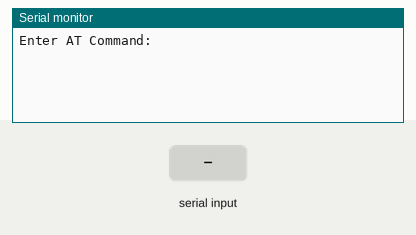
The sketch below on a simulated Arduino Uno, built with avr-gcc and run on an emulated ATmega328P. Parts: the last lines printed to the serial monitor. The inputs (shaded band) are chosen by the test bench.

Above: at 1.2 s.
1.3 s: "1" received over the second serial link
At 2.3 s:
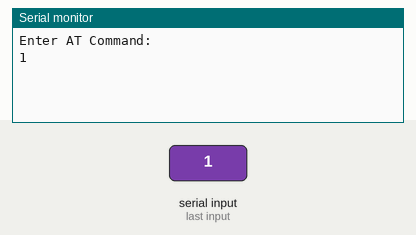
2.8 s: "0" received over the second serial link
At 3.4 s:
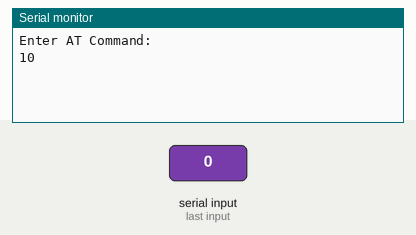

The sketch:

Change_Bluetooth_Name.ino
```cpp
#include <SoftwareSerial.h>
#define key 9
SoftwareSerial BT(10, 11);//RX, TX

void setup() {
  pinMode(key, OUTPUT);

  digitalWrite(key, HIGH);
  Serial.begin(9600);
  Serial.println("Enter AT Command: ");
  BT.begin(38400);
}

void loop() {
  if(BT.available()){
    Serial.write(BT.read());
  }

  if(Serial.available()){
    BT.write(Serial.read());

  }
}
```

Measured:
- after the input at 1.3 s, the serial monitor: prints a new line at once (image 1)
- after the input at 2.8 s, the serial monitor: prints a new line at once (image 2)
